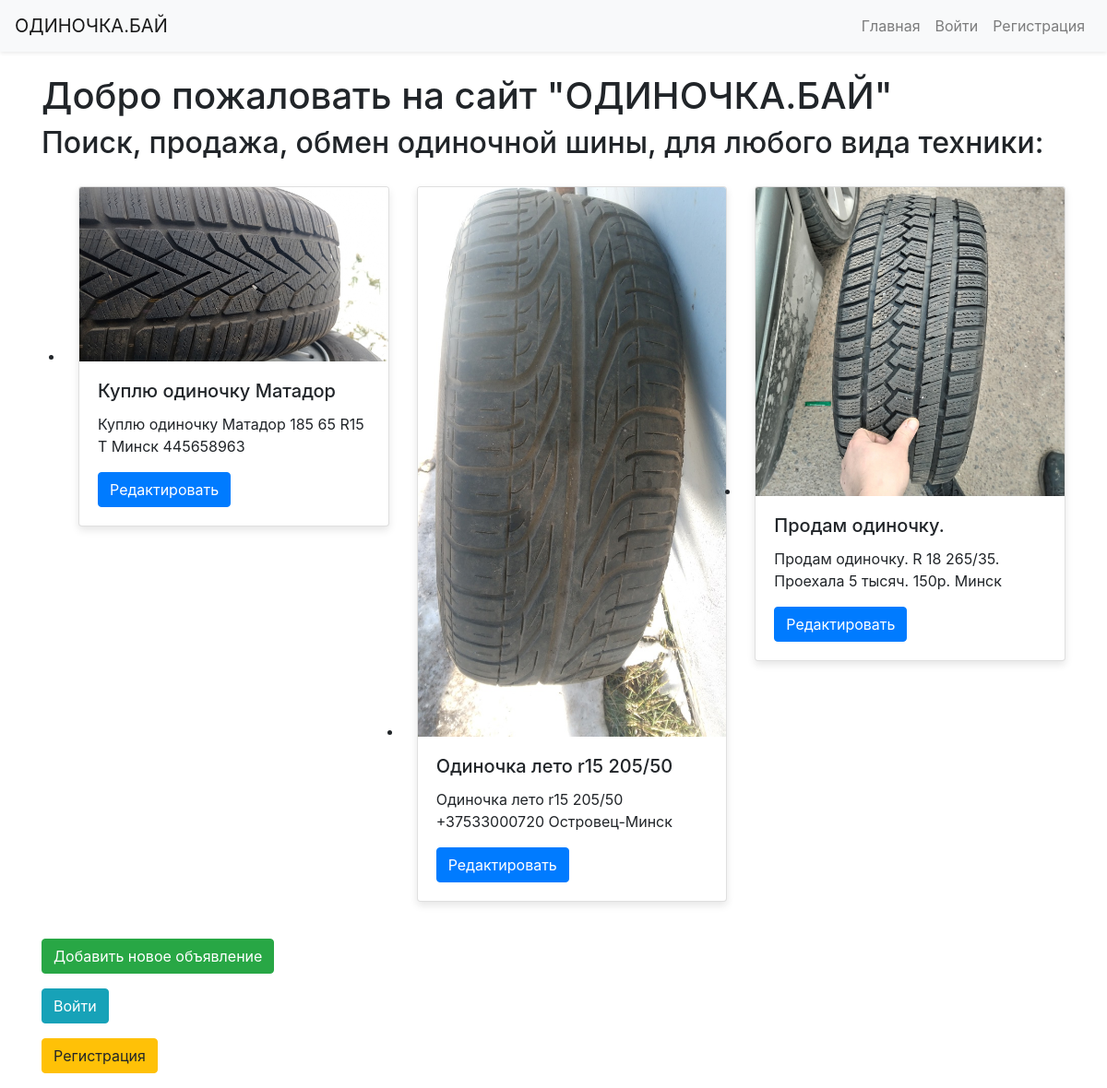
The page / on the database its author committed.
### app.py (models this page shows)
class Ad(db.Model):
    id = db.Column(db.Integer, primary_key=True)
    title = db.Column(db.String(200), nullable=False)
    description = db.Column(db.Text, nullable=False)
    image_filename = db.Column(db.String(200), nullable=True)
    user_id = db.Column(db.Integer, db.ForeignKey('user.id'), nullable=False)  # Связь с пользователем

### app.py (the view)
@app.route('/', methods=['GET'])
def index():
    ads = Ad.query.all()  # Извлекаем все объявления из базы данных
    return render_template('index.html', ads=ads)

### templates/index.html
{% extends 'base.html' %}
{% block content %}
    <h1>Добро пожаловать на сайт "ОДИНОЧКА.БАЙ"</h1>
    <h2>Поиск, продажа, обмен одиночной шины, для любого вида техники:</h2>
    <ul class="row">
    {% if ads %}
        {% for ad in ads %}
            <li class="col-md-4">
                <div class="card mb-4">
                    <img src="{{ url_for('static', filename='uploads/' + ad.image_filename) }}" class="card-img-top" alt="Image" />
                    <div class="card-body">
                        <h5 class="card-title">{{ ad.title }}</h5>
                        <p class="card-text">{{ ad.description }}</p>
                        <a href="{{ url_for('edit_ad', ad_id=ad.id) }}" class="btn btn-primary">Редактировать</a>
                    </div>
                </div>
            </li>
        {% endfor %}
    {% else %}
        <li class="col-12">Нет объявлений.</li>
    {% endif %}
    </ul>
    <p><a href="{{ url_for('add_ad') }}" class="btn btn-success">Добавить новое объявление</a></p>
    {% if current_user.is_authenticated %}
        <p><a href="{{ url_for('logout') }}" class="btn btn-danger">Выйти</a></p>
    {% else %}
        <p><a href="{{ url_for('login') }}" class="btn btn-info">Войти</a></p>
        <p><a href="{{ url_for('register') }}" class="btn btn-warning">Регистрация</a></p>
    {% endif %}
{% endblock %}

### templates/base.html (shortened to what this page needs)
<!DOCTYPE html>
<html lang="ru">
<head>
    <link rel="stylesheet" href="https://stackpath.bootstrapcdn.com/bootstrap/4.5.2/css/bootstrap.min.css">
    <link rel="stylesheet" href="static/styles.css">
</head>
<body>
    <nav class="navbar navbar-expand-lg navbar-light bg-light shadow-sm">
        <a class="navbar-brand" href="{{ url_for('index') }}">ОДИНОЧКА.БАЙ</a>
        <div class="collapse navbar-collapse" id="navbarNav">
            <ul class="navbar-nav ml-auto">
                <li class="nav-item"><a class="nav-link" href="{{ url_for('index') }}">Главная</a></li>
                {% if current_user.is_authenticated %}
                    <li class="nav-item"><a class="nav-link" href="{{ url_for('add_ad') }}">Добавить объявление</a></li>
                    <li class="nav-item"><a class="nav-link" href="{{ url_for('logout') }}">Выйти</a></li>
                {% else %}
                    <li class="nav-item"><a class="nav-link" href="{{ url_for('login') }}">Войти</a></li>
                    <li class="nav-item"><a class="nav-link" href="{{ url_for('register') }}">Регистрация</a></li>
                {% endif %}
            </ul>
        </div>
    </nav>
    <div class="container mt-4">
        {% block content %}
        {% endblock %}
    </div>
</body>
</html>

### static/styles.css (style rules this page uses)
.navbar { background-color: rgba(255, 255, 255, 0.9); }
.nav-link { transition: color 0.3s; }
.card { margin: 20px 0; box-shadow: 0 4px 8px rgba(0, 0, 0, 0.1); transition: transform 0.2s; }

### rows shown on the page
Ad: image_filename (picture), title "Куплю одиночку Матадор", description "Куплю одиночку Матадор 185 65 R15 T Минск 445658963"
Ad: image_filename (picture), title "Одиночка лето r15 205/50", description "Одиночка лето r15 205/50 +37533000720 Островец-Минск"
Ad: image_filename (picture), title "Продам одиночку.", description "Продам одиночку. R 18 265/35. Проехала 5 тысяч. 150р. Минск"
